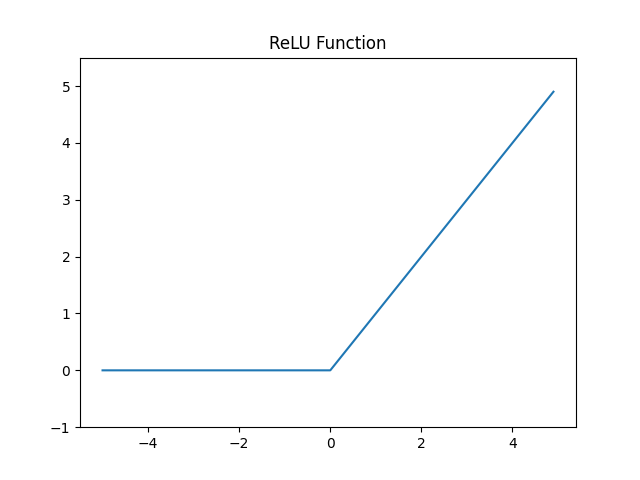

Generate this figure with Python:
# coding: utf-8
import numpy as np
import matplotlib.pylab as plt


# ReLU 函数在输入大于 0 时，直接输出该值；在输入小于等于 0 时，输出0
def relu(x):
    # maximum 函数会从输入的数值中选择较大的那个值进行输出
    return np.maximum(0, x)


x = np.arange(-5.0, 5.0, 0.1)
y = relu(x)
plt.plot(x, y)
plt.ylim(-1.0, 5.5)
# plt.show()
plt.title("ReLU Function")
plt.savefig("relu.png")
